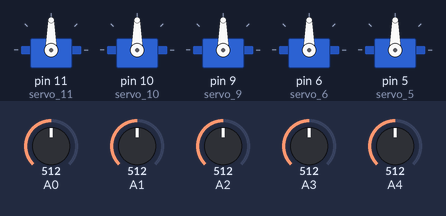
Recording of a sketch running on a simulated Arduino Uno, built with avr-gcc and run on an emulated ATmega328P. On the bench: 5 × servo. The test bench sets the inputs (shaded band); at power-on: A0 = 512, A1 = 512, A2 = 512, A3 = 512, A4 = 512.

Above: at 1.2 s.
1.3 s: A0 set to 716
At 2.1 s:
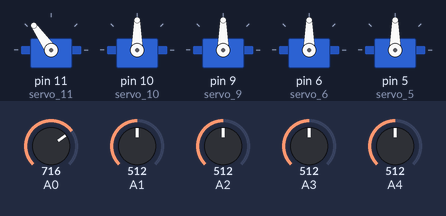
2.8 s: A1 set to 716
At 3.4 s:
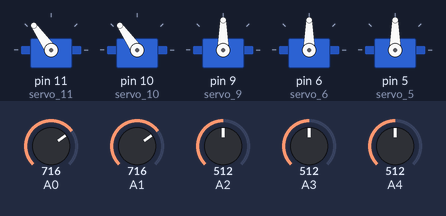
4.3 s: A2 set to 716
At 5.5 s:
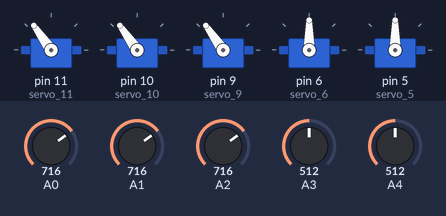
5.8 s: A3 set to 716
At 6.9 s:
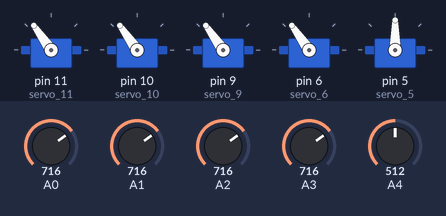
7.3 s: A4 set to 716
At 7.8 s:
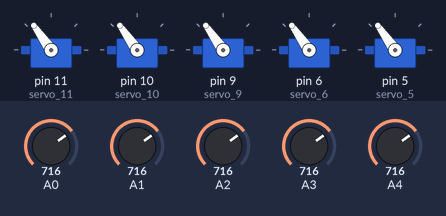
8.8 s: A0 set to 992
At 9.1 s:
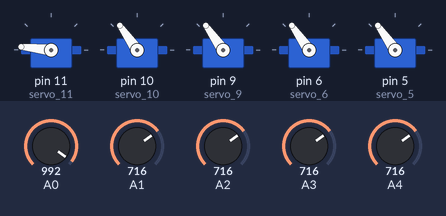
Timing chart, 0 to 11.3 s (numbered marks = the images above; inputs shaded):
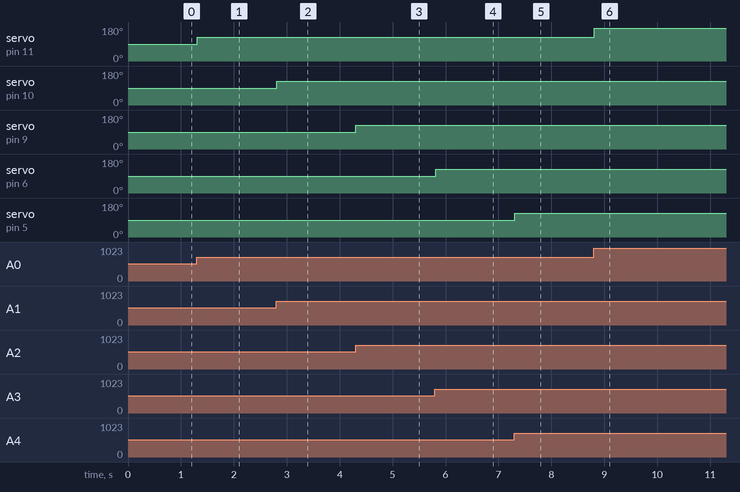

The sketch:

servo_potentiometer_control_circuit1.ino
```cpp
#include <Servo.h>


int PotValue = 0;
int ServoValue = 0;

Servo servo_11;
Servo servo_10;
Servo servo_9;
Servo servo_6;
Servo servo_5;

void setup()
{
  pinMode(A0, INPUT);
  servo_11.attach(11, 500, 2500);
  pinMode(A1, INPUT);
  servo_10.attach(10, 500, 2500);
  pinMode(A2, INPUT);
  servo_9.attach(9, 500, 2500);
  pinMode(A3, INPUT);
  servo_6.attach(6, 500, 2500);
  pinMode(A4, INPUT);
  servo_5.attach(5, 500, 2500);
}

void loop()
{
  PotValue = analogRead(A0);
  ServoValue = map(PotValue, 0, 1023, 0, 180);
  servo_11.write(ServoValue);
  PotValue = analogRead(A1);
  ServoValue = map(PotValue, 0, 1023, 0, 180);
  servo_10.write(ServoValue);
  PotValue = analogRead(A2);
  ServoValue = map(PotValue, 0, 1023, 0, 180);
  servo_9.write(ServoValue);
  PotValue = analogRead(A3);
  ServoValue = map(PotValue, 0, 1023, 0, 180);
  servo_6.write(ServoValue);
  PotValue = analogRead(A4);
  ServoValue = map(PotValue, 0, 1023, 0, 180);
  servo_5.write(ServoValue);
  delay(10);
}
```

Measured:
- after the input at 1.3 s, servo on pin 11 (servo_11): 90° → 125° at once
- after the input at 2.8 s, servo on pin 10 (servo_10): 90° → 125° at once
- after the input at 4.3 s, servo on pin 9 (servo_9): 90° → 125° at once
- after the input at 5.8 s, servo on pin 6 (servo_6): 90° → 125° at once
- after the input at 7.3 s, servo on pin 5 (servo_5): 90° → 125° at once
- after the input at 8.8 s, servo on pin 11 (servo_11): 125° → 174° at once
